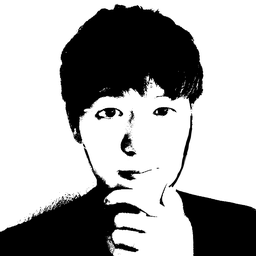
#> input picture TSP/shirokuro3.png, 256 x 256 px, shrunk from 886 x 886 before the run, found by its file name
$ jupyter execute TSP_on_picture_beta.ipynb
#> lines starting #> are read from the running program, lines starting #| are printed output that depends on the picture; after the words box and inside, x2 and y2 are one past the last pixel; in counts of white or black regions, pixels touching at a corner belong together
[cell 1]
import cv2
import os
import numpy as np
import random
demand_dim=2

m=1
img = cv2.imread("shirokuro3.png",cv2.IMREAD_COLOR)
#> img is the input picture: shape (256, 256, 3); min 0, max 255, mean 169.2
#print(img[150, 30])
#print(len(img))
#print(len(img[1]))

C={}
demand={}
c_counter=0
#写真の座標を見て、黒だったら顧客リストに座標追加
for i in range(len(img)):
    for j in range(len(img[0])):
        r=random.randint(0,50) #1/200の確率で顧客ノード追加
        if r==0:
            if list(img[i,j]) == [0,0,0]:
                C["c"+str(c_counter)] = (i,j)
                demand["c"+str(c_counter)]=1
                c_counter += 1
#> after the loop, C = 381 items; c_counter = 381; demand = 381 items
#C["depot"]=int(len(img)/2),int(len(img[0])/2)
C["depot"] = C["c"+str(len(C)-1)]
print("顧客数",len(C))
#| 顧客数 382

[cell 2]
C

[cell 3]
def distance(t1,t2):
    return ((t1[0]-t2[0])**2+(t1[1]-t2[1])**2)**(0.5)

[cell 4]
import networkx as nx
import matplotlib.pyplot as plt

fig=plt.figure(figsize=(15,15))

G=nx.DiGraph()
nx.draw_networkx(G,pos=C,nodelist=[i for i in C if i != "depot"],node_color="y",node_size=1,with_labels=True,edge_color="k",width=1)

plt.show()
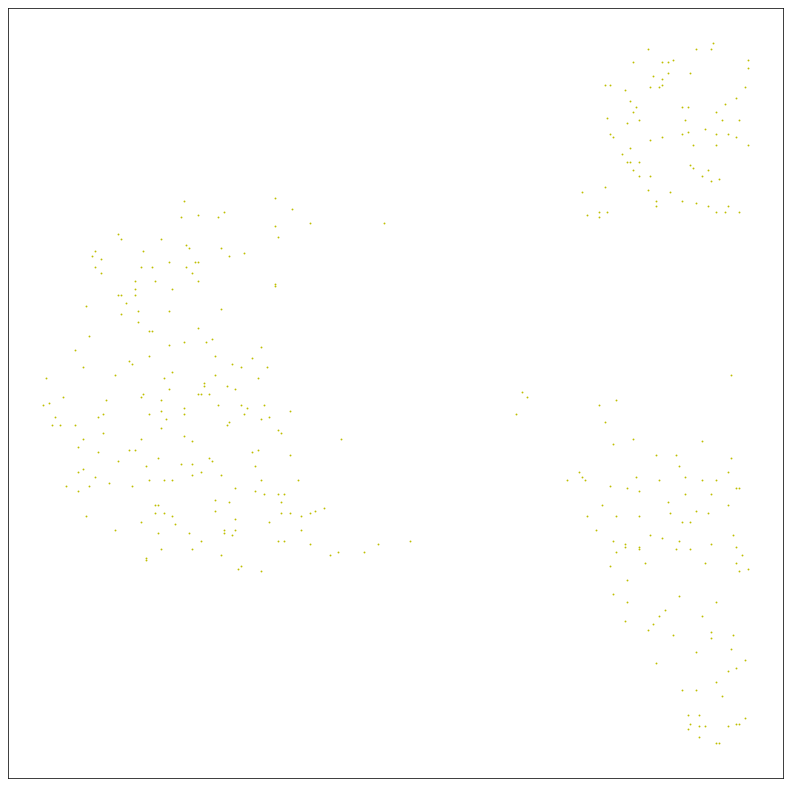
#> figure drawn by matplotlib, 1 panel

[cell 5]
x_list=[]
y_list=[]
for i in C:
    x_list.append(C[i][0])
    y_list.append(C[i][1])
#> this loop made 382 passes
#> i on passes 1 to 3: 'c0', 'c1', 'c2'
#> after the loop, x_list = 382 values from 9 to 255; y_list = 382 values, max 255 at index 335, min 2 at index 336, mean 129.4
big_m=max(x_list)-min(x_list)+max(y_list)-min(y_list)
#> big_m = 499
big_m*=2
#> big_m = 998
big_m
#> Out = 998

## TSP NN

[cell 6]
import time
start = time.time()
opt_val=0

not_done=[i for i in C]
#> not_done = 382 items, first 6: 'c0', 'c1', 'c2', 'c3', 'c4', 'c5'
now="c0"
not_done.remove("c0")
tsp_list=[now]


while len(not_done)>0:
    dis=big_m

    for i in not_done:

        if distance(C[now],C[i])<dis:
            dis = distance(C[now],C[i])
            next_node = i
    opt_val += distance(C[now],C[next_node])

    not_done.remove(next_node)
    now=next_node
    tsp_list.append(next_node)
#> this loop made 381 passes
#> (opt_val, now) on passes 1 to 3: (2.24, 'c2'), (7.62, 'c4'), (10.78, 'c3')
#> after the loop, next_node = 'c198'; not_done = []; opt_val = 2967.6; tsp_list = 382 items, first 6: 'c0', 'c2', 'c4', 'c3', 'c5', 'c8'

tsp_list.append("c0")
elapsed_time = time.time() - start
print ("elapsed_time:{0}".format(elapsed_time) + "[sec]")

[cell 7]
opt_val
#> Out = 2967.6

[cell 8]
import networkx as nx

G = nx.Graph()
for i in C:
    G.add_node(i)
edge_list=[]
for i in range(len(tsp_list)-1):
    edge_list.append((tsp_list[i],tsp_list[i+1]))
#> after the loop, edge_list = 382 items, first 6: ('c0', 'c2'), ('c2', 'c4'), ('c4', 'c3'), ('c3', 'c5'), ('c5', 'c8'), ('c8', 'c14')
G.add_edges_from(edge_list)

[cell 9]
fig=plt.figure(figsize=(13,13 ))
nx.draw_networkx(G,pos=C,nodelist=C,node_color='black',node_size=0.1,with_labels=False,edge_color="k",width=1)
plt.show()
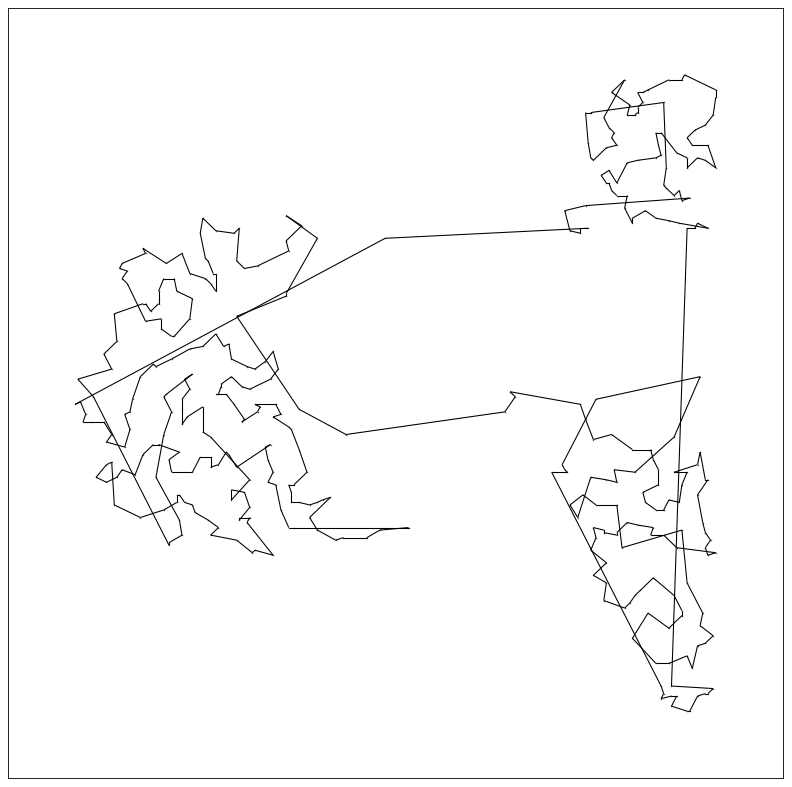
#> figure drawn by matplotlib, 1 panel

[cell 10]
fig=plt.figure(figsize=(30,30 ))
nx.draw_networkx(G,pos=C,nodelist=C,node_color='black',node_size=0.1,with_labels=False,edge_color="k",width=1)
plt.show()
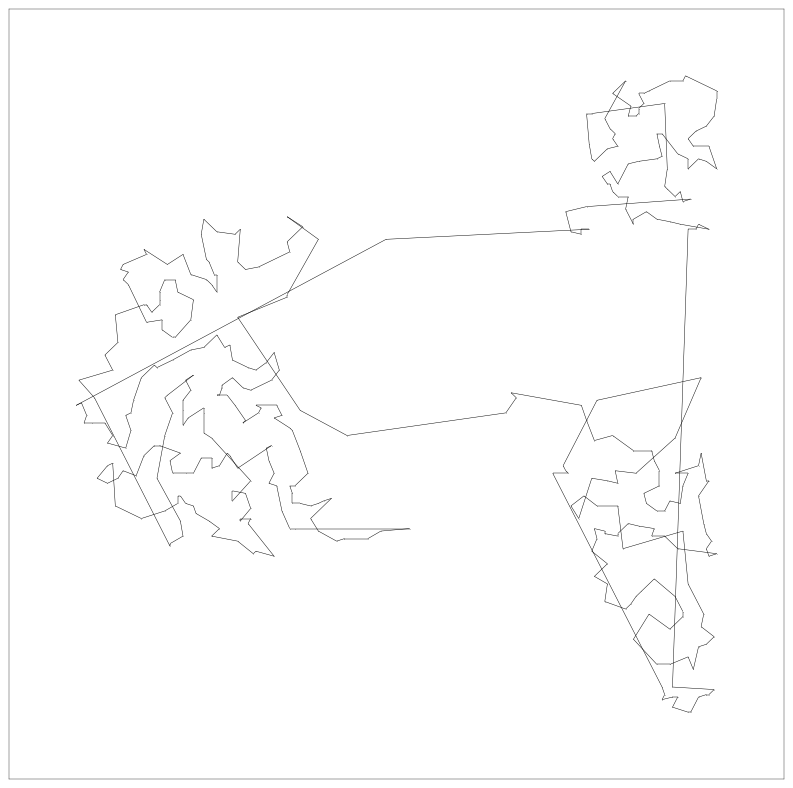
#> figure drawn by matplotlib, 1 panel

$ run again, with TSP/shirokuro5.png copied over TSP/shirokuro3.png
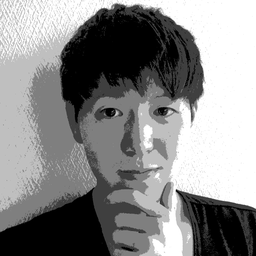
#> input picture TSP/shirokuro5.png, 256 x 256 px, shrunk from 886 x 886 before the run, found by its file name
#> img is the input picture: shape (256, 256, 3); min 0, max 255, mean 137.3
#> after the loop `for i in range(len(img)):`: C = 209 items; c_counter = 209; demand = 209 items
#| 顧客数 210
#> `plt.show()`:
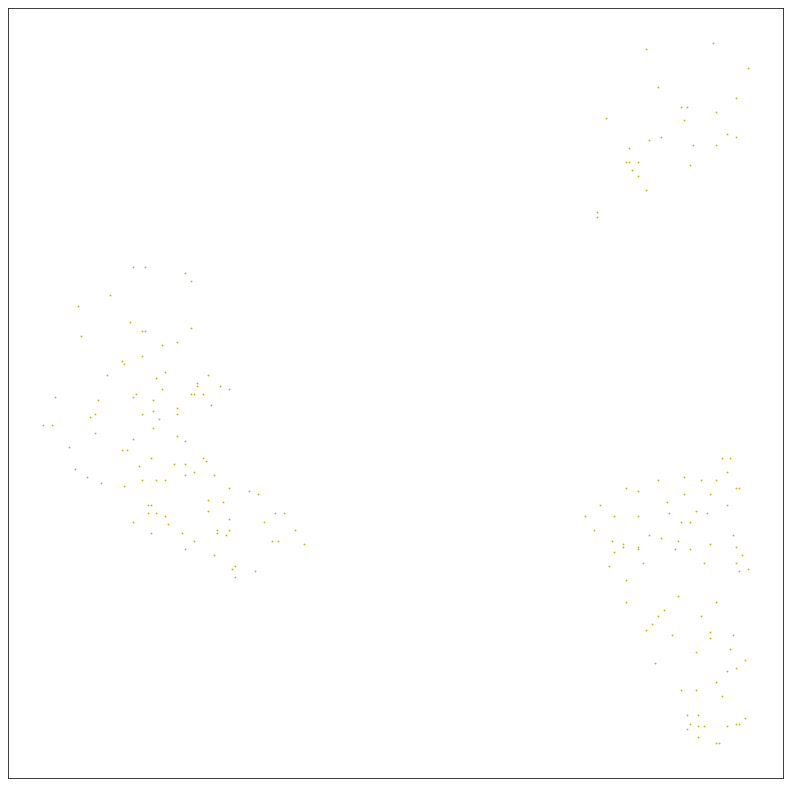
#> figure drawn by matplotlib, 1 panel
#> the loop `for i in C:` made 210 passes
#> i on passes 1 to 3: 'c0', 'c1', 'c2'
#> after the loop `for i in C:`: x_list = 210 values from 12 to 255; y_list = 210 values, max 255 at index 175, min 2 at index 176, mean 104.3
#> `big_m=max(x_list)-min(x_list)+max(y_list)-min(y_list)`: big_m = 496
#> `big_m*=2`: big_m = 992
#> `not_done=[i for i in C]`: not_done = 210 items, first 6: 'c0', 'c1', 'c2', 'c3', 'c4', 'c5'
#> the loop `while len(not_done)>0:` made 209 passes
#> (opt_val, now) on passes 1 to 3: (3, 'c1'), (13, 'c3'), (21.25, 'c4')
#> after the loop `while len(not_done)>0:`: next_node = 'c199'; not_done = []; opt_val = 1873.5; tsp_list = 210 items, first 6: 'c0', 'c1', 'c3', 'c4', 'c7', 'c12'
#> `opt_val`: Out = 1873.5
#> after the loop `for i in range(len(tsp_list)-1):`: edge_list = 210 items, first 6: ('c0', 'c1'), ('c1', 'c3'), ('c3', 'c4'), ('c4', 'c7'), ('c7', 'c12'), ('c12', 'c17')
#> `plt.show()`:
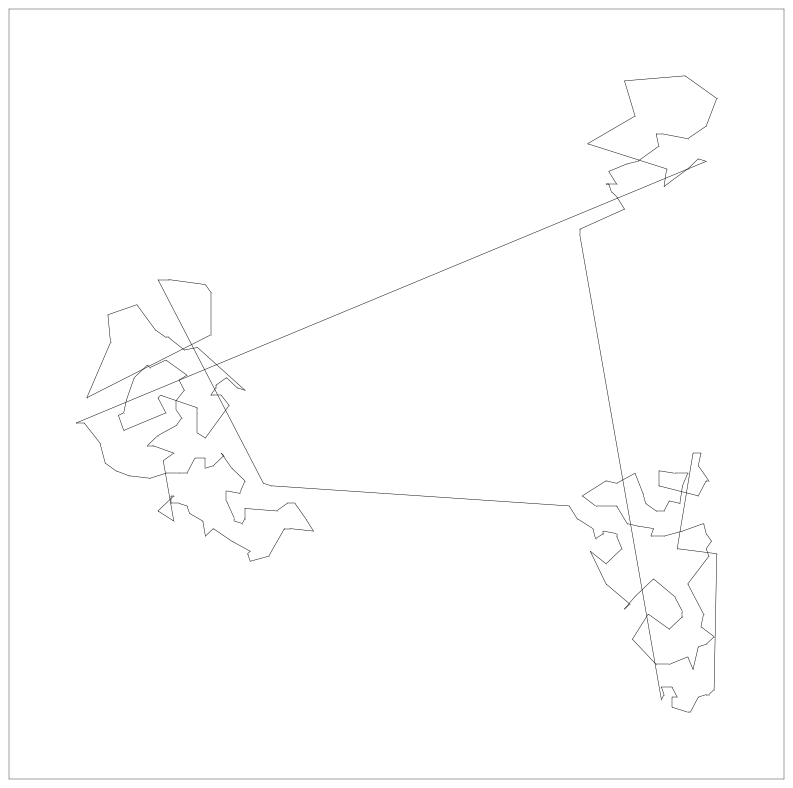
#> figure drawn by matplotlib, 1 panel

$ run again, with TSP/gingnang_tsp.png copied over TSP/shirokuro3.png
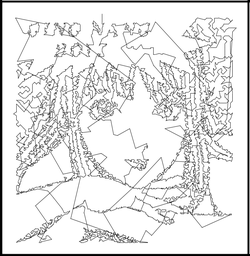
#> input picture TSP/gingnang_tsp.png, 250 x 256 px, shrunk from 721 x 739 before the run, found by its file name
#> img is the input picture: shape (256, 250, 3); min 0, max 255, mean 228.4
#> after the loop `for i in range(len(img)):`: C = 21 items; c_counter = 21; demand = 21 items
#| 顧客数 22
#> `plt.show()`:
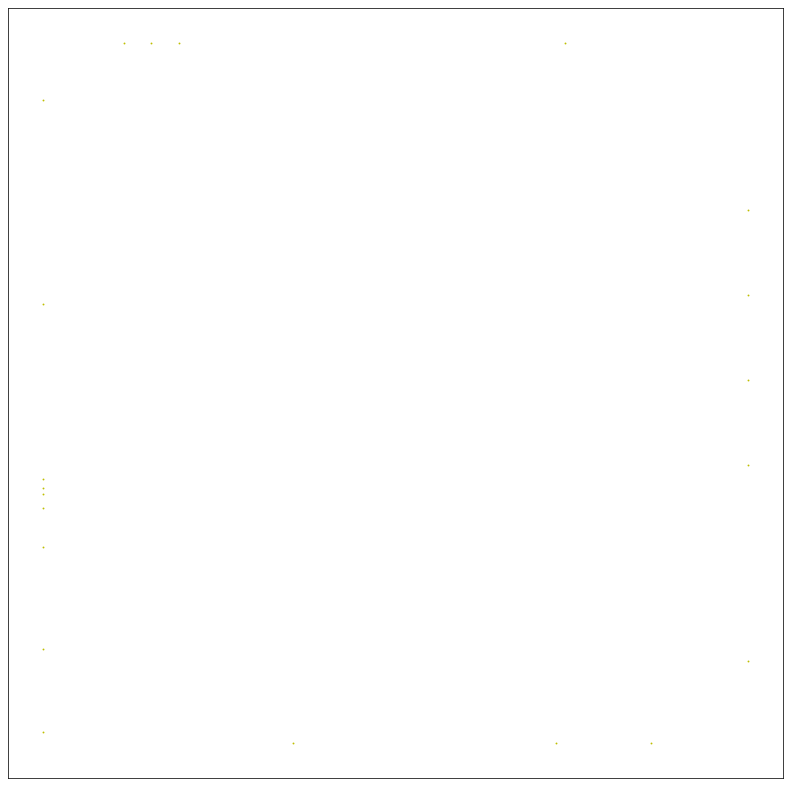
#> figure drawn by matplotlib, 1 panel
#> the loop `for i in C:` made 22 passes
#> i on passes 1 to 8: 'c0', 'c1', 'c2', 'c3', 'c4', 'c5', 'c6', 'c7'
#> after the loop `for i in C:`: x_list = [1, 1, 1, 1, 1, 1, 1, 1, 1, 30, 40, 50, 91, 186, 189, 220, 255, 255, 255, 255, 255, 255]; y_list = [5, 34, 70, 84, 89, 91, 94, 156, 228, 248, 248, 248, 1, 1, 248, 1, 30, 99, 129, 159, 189, 189]
#> `big_m=max(x_list)-min(x_list)+max(y_list)-min(y_list)`: big_m = 501
#> `big_m*=2`: big_m = 1002
#> `not_done=[i for i in C]`: not_done = ['c0', 'c1', 'c2', 'c3', 'c4', 'c5', 'c6', 'c7', 'c8', 'c9', 'c10', 'c11', 'c12', 'c13', 'c14', 'c15', 'c16', 'c17', 'c18', 'c19', 'c20', 'depot']
#> the loop `while len(not_done)>0:` made 21 passes
#> (opt_val, now) on passes 1 to 8: (29, 'c1'), (65, 'c2'), (79, 'c3'), (84, 'c4'), (86, 'c5'), (89, 'c6'), (151, 'c7'), (223, 'c8')
#> after the loop `while len(not_done)>0:`: next_node = 'c12'; not_done = []; opt_val = 839.2; tsp_list = ['c0', 'c1', 'c2', 'c3', 'c4', 'c5', 'c6', 'c7', 'c8', 'c9', 'c10', 'c11', 'c14', 'c20', 'depot', 'c19', 'c18', 'c17', 'c16', 'c15', 'c13', 'c12']
#> `opt_val`: Out = 839.2
#> the loop `for i in range(len(tsp_list)-1):` made 22 passes
#> after the loop `for i in range(len(tsp_list)-1):`: edge_list = 22 items, first 6: ('c0', 'c1'), ('c1', 'c2'), ('c2', 'c3'), ('c3', 'c4'), ('c4', 'c5'), ('c5', 'c6')
#> `plt.show()`:
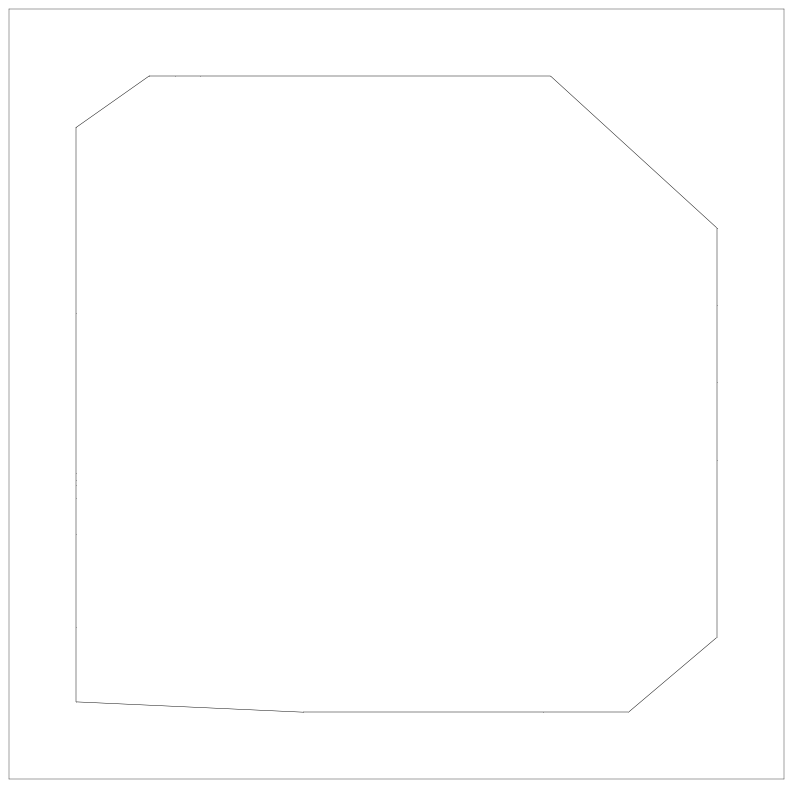
#> figure drawn by matplotlib, 1 panel
